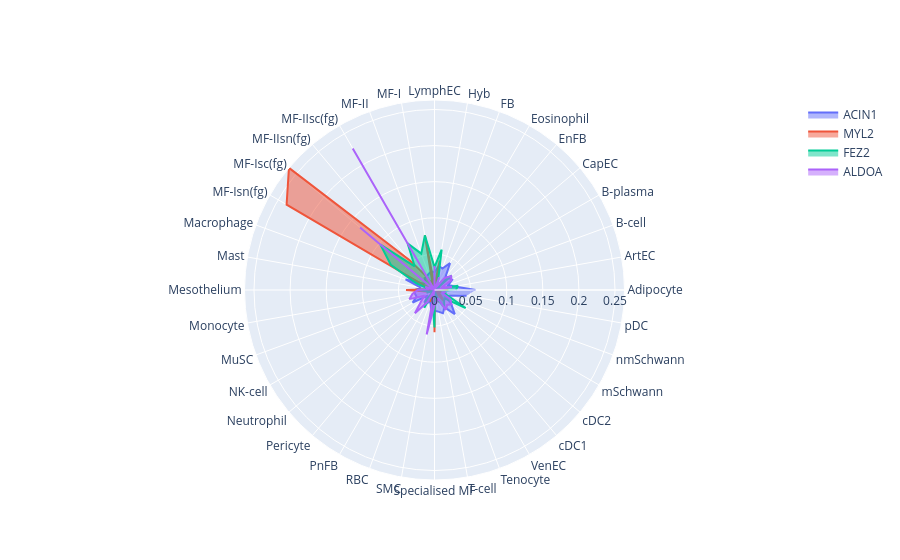

The cell this chart's notebook holds for it:
### Code cell
import plotly.graph_objects as go

generate_goScatter(genes = ['ACIN1', 'MYL2', 'FEZ2', 'ALDOA'], expression=proportion_cell_expression)

### Figure 1 — Plotly figure (JSON) as saved in the notebook; plotly's stock layout.template omitted (floating-point values rounded to 4 significant figures)
{"data": [{"fill": "toself", "name": "ACIN1", "r": [0.05689, 0.0285, 0.02016, 0.02822, 0.02573, 0.02371, 0.04301, 0.03173, 0.03403, 0.02459, 0.02618, 0.02379, 0.02152, 0.02135, 0.01553, 0.01793, 0.0427, 0.01934, 0.02711, 0.02762, 0.02647, 0.03497, 0.01192, 0.02136, 0.02095, 0.01705, 0.02682, 0.0287, 0.03039, 0.03418, 0.02769, 0.04369, 0.03041, 0.01766, 0.02303, 0.04508], "theta": ["Adipocyte", "ArtEC", "B-cell", "B-plasma", "CapEC", "EnFB", "Eosinophil", "FB", "Hyb", "LymphEC", "MF-I", "MF-II", "MF-IIsc(fg)", "MF-IIsn(fg)", "MF-Isc(fg)", "MF-Isn(fg)", "Macrophage", "Mast", "Mesothelium", "Monocyte", "MuSC", "NK-cell", "Neutrophil", "Pericyte", "PnFB", "RBC", "SMC", "Specialised MF", "T-cell", "Tenocyte", "VenEC", "cDC1", "cDC2", "mSchwann", "nmSchwann", "pDC"], "type": "scatterpolar"}, {"fill": "toself", "name": "MYL2", "r": [0.01927, 0.007564, 0.006484, 0.00293, 0.009058, 0.002952, 0.002509, 0.00611, 0.04123, 0.004897, 0.07691, 0.006863, 0.02095, 0.0542, 0.2632, 0.2365, 0.01041, 0.005745, 0.03946, 0.01105, 0.004171, 0.002982, 0.002305, 0.00647, 0.00718, 0.01747, 0.001935, 0.05845, 0.002982, 0.01794, 0.003507, 0.0198, 0.01138, 0.0009655, 0.01021, 0.003942], "theta": ["Adipocyte", "ArtEC", "B-cell", "B-plasma", "CapEC", "EnFB", "Eosinophil", "FB", "Hyb", "LymphEC", "MF-I", "MF-II", "MF-IIsc(fg)", "MF-IIsn(fg)", "MF-Isc(fg)", "MF-Isn(fg)", "Macrophage", "Mast", "Mesothelium", "Monocyte", "MuSC", "NK-cell", "Neutrophil", "Pericyte", "PnFB", "RBC", "SMC", "Specialised MF", "T-cell", "Tenocyte", "VenEC", "cDC1", "cDC2", "mSchwann", "nmSchwann", "pDC"], "type": "scatterpolar"}, {"fill": "toself", "name": "FEZ2", "r": [0.02974, 0.03299, 0.002883, 0.004122, 0.03105, 0.01439, 0.002649, 0.01472, 0.05694, 0.03175, 0.07687, 0.05359, 0.07464, 0.04281, 0.09768, 0.06985, 0.02656, 0.00744, 0.02327, 0.01021, 0.01036, 0.002998, 0.000724, 0.01832, 0.02835, 0.0009202, 0.01663, 0.05198, 0.002777, 0.0158, 0.02705, 0.02066, 0.0181, 0.04983, 0.01563, 0.01571], "theta": ["Adipocyte", "ArtEC", "B-cell", "B-plasma", "CapEC", "EnFB", "Eosinophil", "FB", "Hyb", "LymphEC", "MF-I", "MF-II", "MF-IIsc(fg)", "MF-IIsn(fg)", "MF-Isc(fg)", "MF-Isn(fg)", "Macrophage", "Mast", "Mesothelium", "Monocyte", "MuSC", "NK-cell", "Neutrophil", "Pericyte", "PnFB", "RBC", "SMC", "Specialised MF", "T-cell", "Tenocyte", "VenEC", "cDC1", "cDC2", "mSchwann", "nmSchwann", "pDC"], "type": "scatterpolar"}, {"fill": "toself", "name": "ALDOA", "r": [0, 0.02452, 0.01048, 0.02716, 0.03005, 0.02182, 0.00447, 0.01882, 0, 0.03319, 1.273e-05, 5.437e-06, 0.2264, 0, 0.1346, 0, 0.0138, 0.007354, 0.02309, 0.0311, 0.03698, 0.01603, 0.02413, 0.04218, 0.0193, 0, 0.06245, 0.02111, 0.01713, 0.01234, 0.0317, 0.02713, 0.03072, 0.02521, 0.01082, 0.01589], "theta": ["Adipocyte", "ArtEC", "B-cell", "B-plasma", "CapEC", "EnFB", "Eosinophil", "FB", "Hyb", "LymphEC", "MF-I", "MF-II", "MF-IIsc(fg)", "MF-IIsn(fg)", "MF-Isc(fg)", "MF-Isn(fg)", "Macrophage", "Mast", "Mesothelium", "Monocyte", "MuSC", "NK-cell", "Neutrophil", "Pericyte", "PnFB", "RBC", "SMC", "Specialised MF", "T-cell", "Tenocyte", "VenEC", "cDC1", "cDC2", "mSchwann", "nmSchwann", "pDC"], "type": "scatterpolar"}], "layout": {}}
